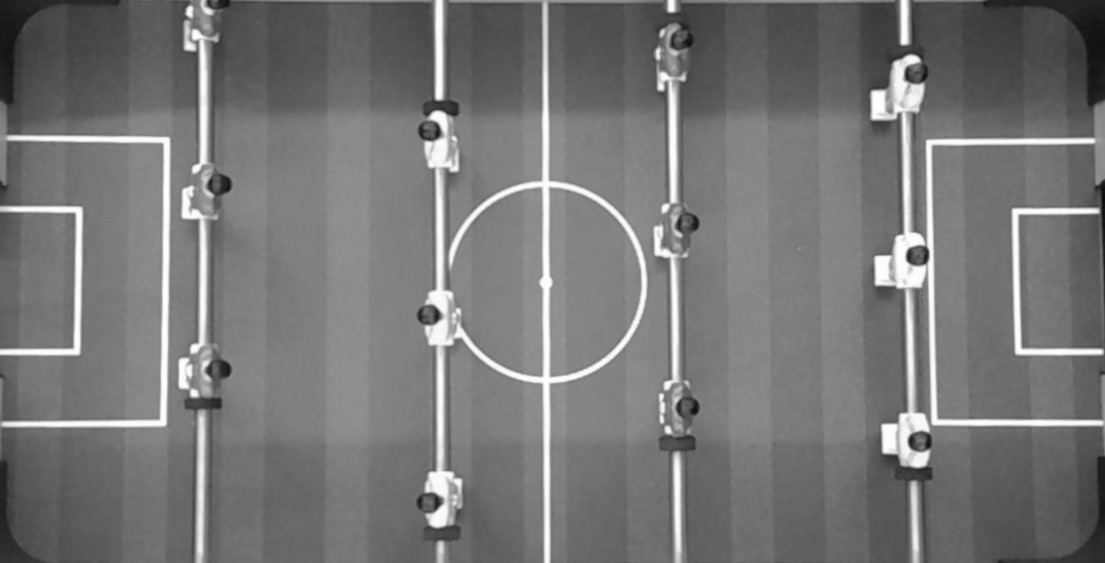
#> input picture vision/Images/TemplateFieldDetection.png, 1105 x 563 px, given in place of the camera
$ python TableDetect.py
#> lines starting #> are read from the running program, lines starting #| are printed output that depends on the picture; after the words box and inside, x2 and y2 are one past the last pixel; in counts of white or black regions, pixels touching at a corner belong together
#> further down, frame is the input picture: shape (563, 1105, 3); min 8, max 255, mean 118.3
import cv2
import numpy as np

def detect_table_edges(frame):
    # Convert the frame to grayscale
    gray = cv2.cvtColor(frame, cv2.COLOR_BGR2GRAY)

    # Apply GaussianBlur to reduce noise and help edge detection
    blurred = cv2.GaussianBlur(gray, (5, 5), 0)

    # Use Canny edge detector to find edges
    edges = cv2.Canny(blurred, 50, 150)
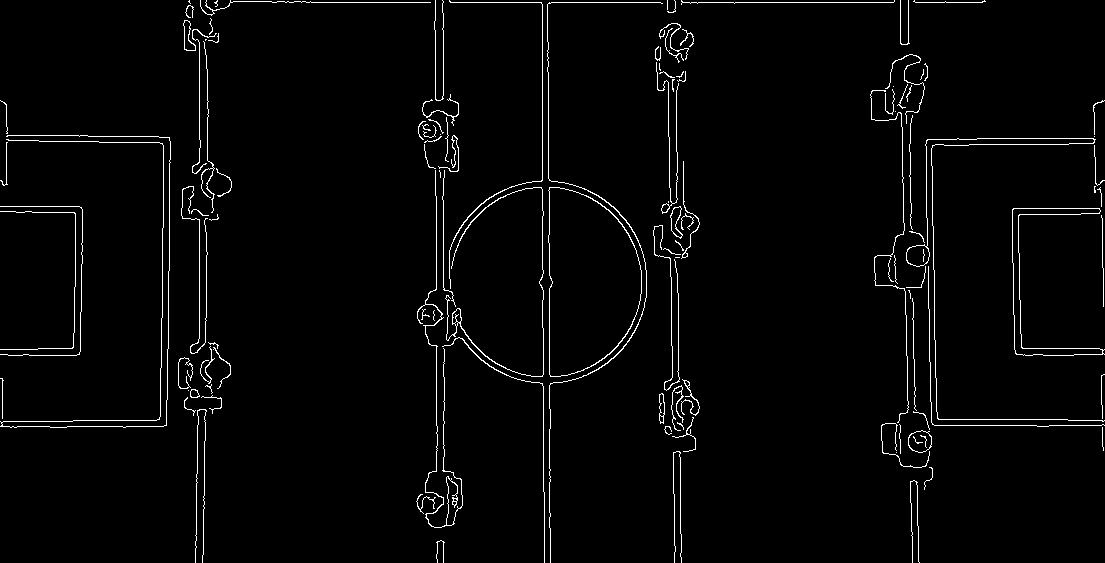
#> edges: shape (563, 1105); 2.4% white in thin lines or dots

    # Use HoughLinesP to detect lines in the edge image
    lines = cv2.HoughLinesP(edges, 1, np.pi / 180, threshold=50, minLineLength=50, maxLineGap=10)
#> lines = 67 rows, first 6: [272, 2, 982, 2], [549, 408, 549, 288], [925, 144, 927, 248], [443, 98, 443, 13], [436, 433, 436, 345], [542, 327, 542, 4]

    # Draw the detected lines on the original frame
    if lines is not None:
        for line in lines:
            x1, y1, x2, y2 = line[0]
            cv2.line(frame, (x1, y1), (x2, y2), (0, 255, 0), 2)
#> this loop made 67 passes
#> (x1, y1, x2, y2) on passes 1 to 12: (272, 2, 982, 2), (549, 408, 549, 288), (925, 144, 927, 248), (443, 98, 443, 13), (436, 433, 436, 345), (542, 327, 542, 4), (670, 251, 671, 325), (199, 349, 199, 211), (914, 359, 914, 412), (543, 491, 543, 386), (67, 426, 163, 426), (203, 554, 204, 472)
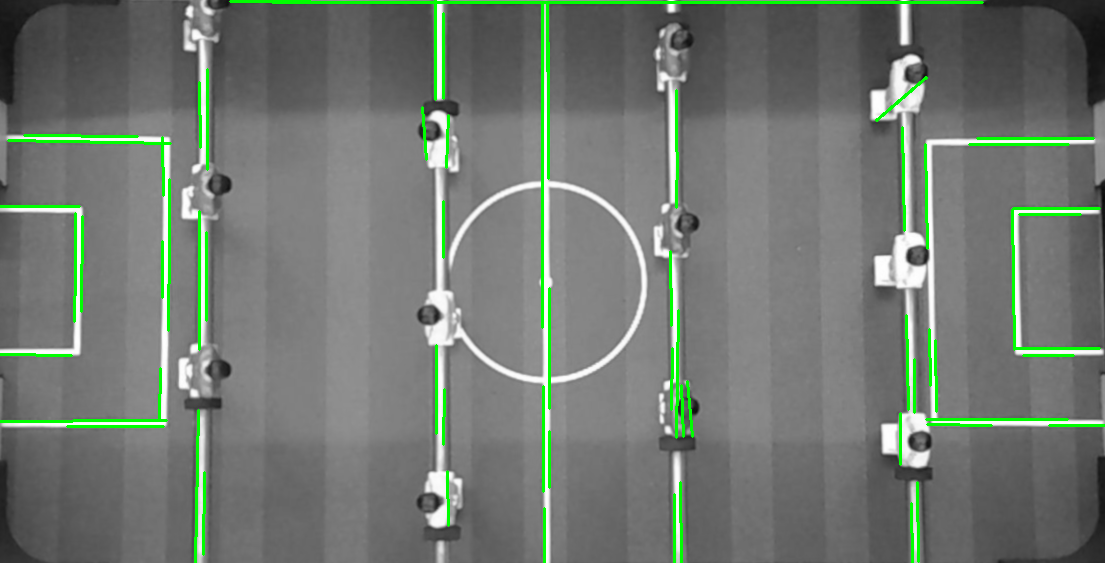
#> frame: shape (563, 1105, 3); 3.06% of pixels changed, all inside (x1, y1, x2, y2) = (0, 0, 1105, 563)

    return frame

# Capture video from the default camera (you can change the argument to use a different camera)
cap = cv2.VideoCapture(1)

while True:
    # Read a frame from the video feed
    ret, frame = cap.read()

    # Perform table edge detection and draw lines
    result_frame = detect_table_edges(frame)

    # Display the result
    cv2.imshow('Table Edge Detection', result_frame)

    # Break the loop if 'q' is pressed
    if cv2.waitKey(1) & 0xFF == ord('q'):
#> (key q is pressed here)
        break

# Release the video capture object and close the OpenCV windows
cap.release()
cv2.destroyAllWindows()
